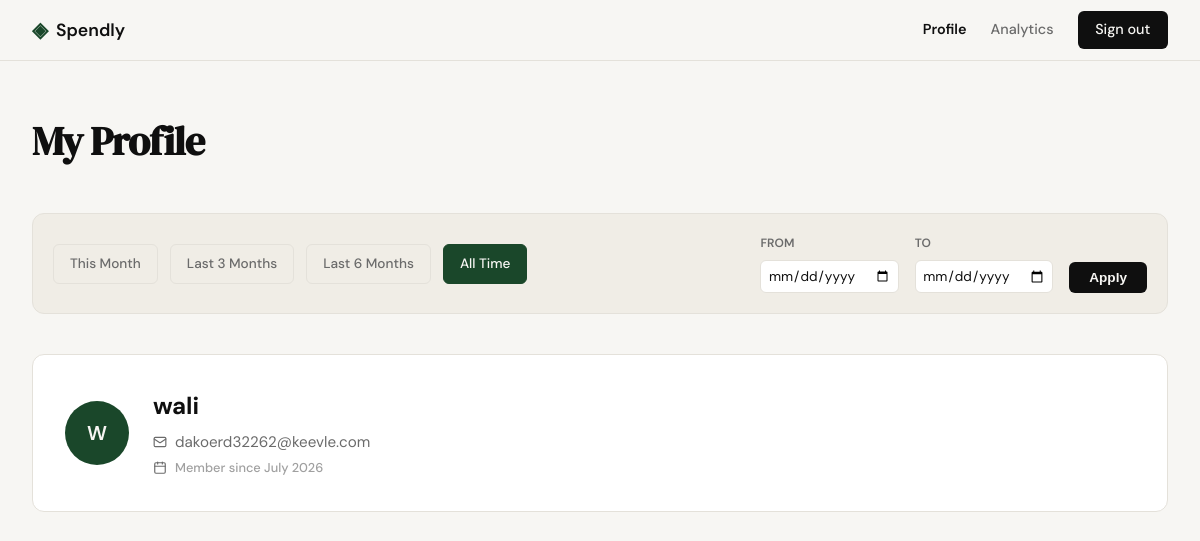
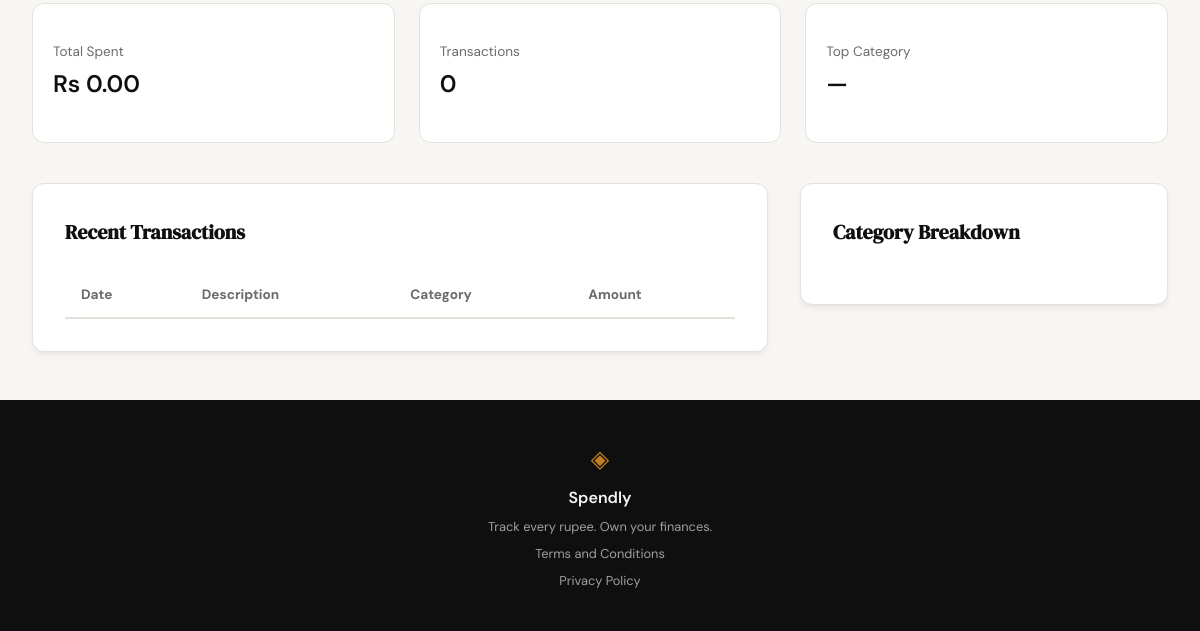
/profile (signed in), run on an earlier commit of the app's database (2 pictures, top to bottom).
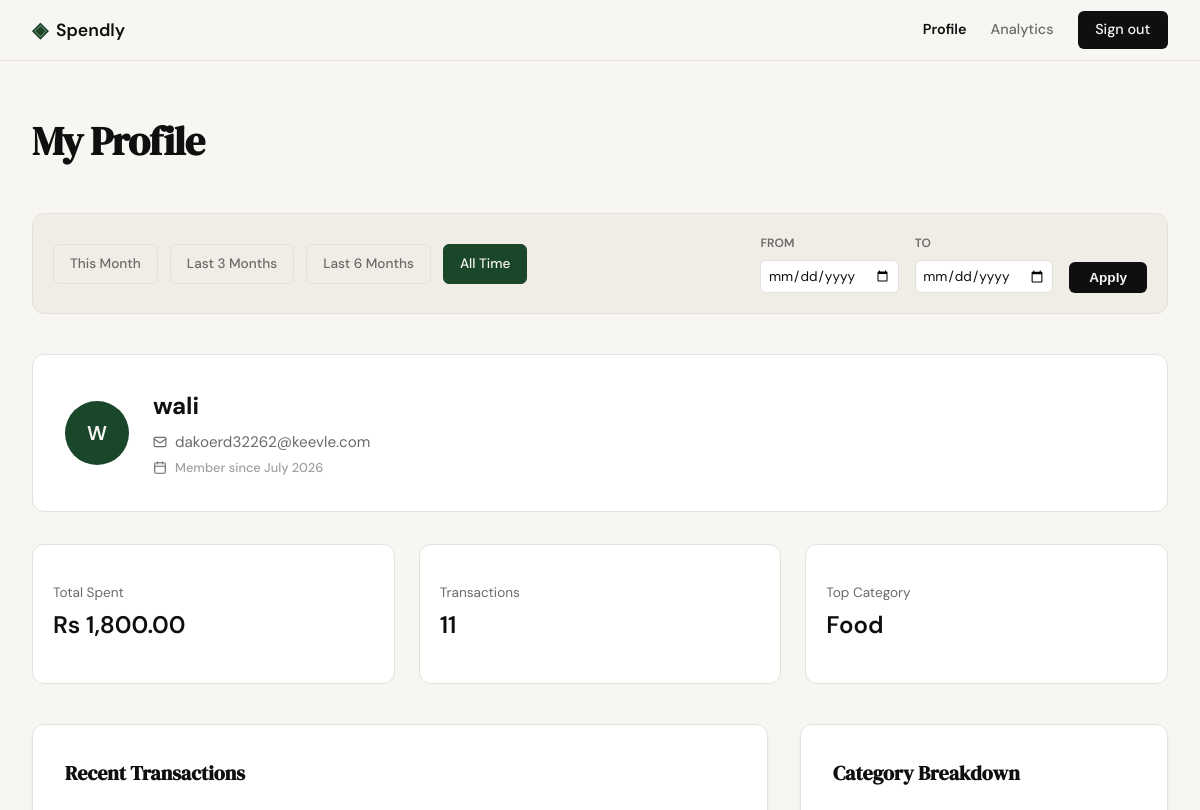
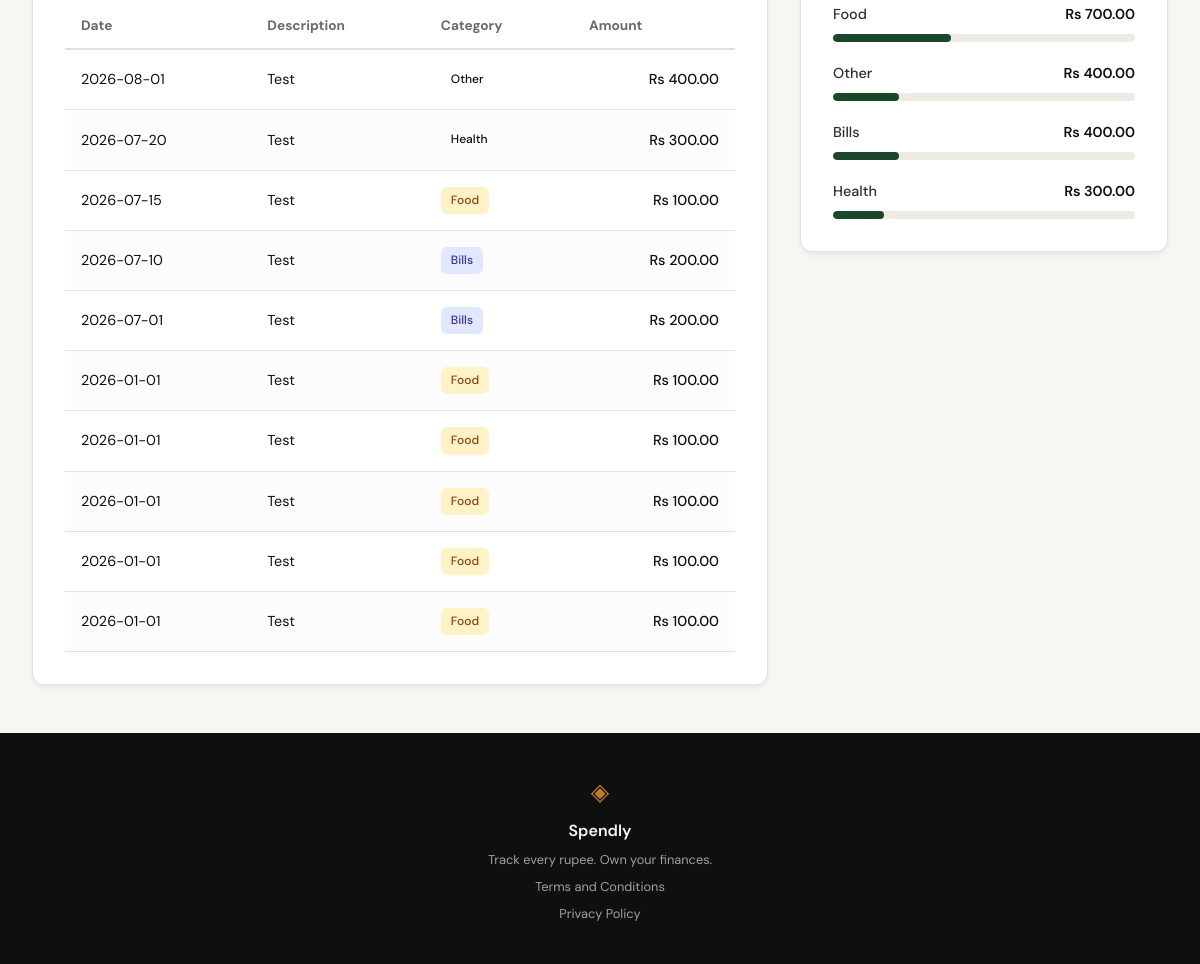
And on a later commit of the database (2 pictures, top to bottom).
### tables this page shows
CREATE TABLE users (
                id INTEGER PRIMARY KEY AUTOINCREMENT,
                name TEXT NOT NULL,
                email TEXT UNIQUE NOT NULL,
                password_hash TEXT NOT NULL,
                created_at TEXT DEFAULT (datetime('now'))
            );

CREATE TABLE expenses (
                id INTEGER PRIMARY KEY AUTOINCREMENT,
                user_id INTEGER NOT NULL,
                amount REAL NOT NULL,
                category TEXT NOT NULL,
                date TEXT NOT NULL,
                description TEXT,
                created_at TEXT DEFAULT (datetime('now')),
                FOREIGN KEY (user_id) REFERENCES users (id)
            );

### app.py (the view, shortened to what this page needs)
@app.route("/profile")
def profile():
    if not session.get("user_id"):
        flash("Please log in to access your profile.", "error")
        return redirect(url_for("login"))
    user_id = session["user_id"]
    date_from = request.args.get("date_from")
    date_to = request.args.get("date_to")
    validated_from = None
    validated_to = None
    today = datetime.now().date()
    presets = {
        "this_month": {
            "label": "This Month",
            "from": datetime(today.year, today.month, 1).date(),
            "to": today
        },
        "last_3_months": {
            "label": "Last 3 Months",
            "from": today - timedelta(days=90), # Approx 3 months
            "to": today
        },
        "last_6_months": {
            "label": "Last 6 Months",
            "from": today - timedelta(days=180), # Approx 6 months
            "to": today
        },
        "all_time": {
            "label": "All Time",
            "from": None,
            "to": None
        }
    }
    user_info = get_user_by_id(user_id)
    if not user_info:
        flash("User profile not found.", "error")
        return redirect(url_for("login"))
    stats = get_summary_stats(user_id, date_from=validated_from, date_to=validated_to)
    txs = get_recent_transactions(user_id, date_from=validated_from, date_to=validated_to)
    cats = get_category_breakdown(user_id, date_from=validated_from, date_to=validated_to)
    profile_data = {
        "user": {
            "name": user_info["name"],
            "email": user_info["email"],
            "initials": "".join([n[0].upper() for n in user_info["name"].split()]),
            "joined": user_info["member_since"]
        },
        "stats": {
            "total_spent": f"Rs {stats['total_spent']:,.2f}",
            "tx_count": stats["transaction_count"],
            "top_category": stats["top_category"]
        },
        "transactions": [
            {
                "date": tx["date"],
                "desc": tx["desc"],
                "category": tx["category"],
                "amount": f"Rs {tx['amount']:,.2f}"
            }
            for tx in txs
        ],
        "categories": [
            {
                "name": cat["name"],
                "amount": f"Rs {cat['amount']:,.2f}",
                "percent": cat["pct"]
            }
            for cat in cats
        ]
    }
    return render_template("profile.html", profile=profile_data, date_from=validated_from, date_to=validated_to, presets=presets)

### database/db.py (called while the page is built)
def get_db():
    conn = sqlite3.connect(DB_PATH)
    conn.row_factory = sqlite3.Row
    conn.execute("PRAGMA foreign_keys = ON")
    return conn

### database/queries.py (called while the page is built)
def get_user_by_id(user_id):
    with get_db() as conn:
        row = conn.execute('SELECT name, email, created_at FROM users WHERE id = ?', (user_id,)).fetchone()
        if not row:
            return None
        try:
            dt = datetime.strptime(row['created_at'], '%Y-%m-%d %H:%M:%S')
            member_since = dt.strftime('%B %Y')
        except (ValueError, TypeError):
            member_since = "Unknown"
        return {
            "name": row['name'],
            "email": row['email'],
            "member_since": member_since
        }

### templates/profile.html (shortened to what this page needs)
{% extends "base.html" %}
{% block content %}
<div class="profile-container">
    <header class="profile-header">
        <h1 class="profile-title">My Profile</h1>
    </header>
    <section class="profile-filter-bar">
        <div class="filter-presets">
            {% for id, preset in presets.items() %}
            <a href="{{ url_for('profile', date_from=preset.from, date_to=preset.to) }}"
               class="filter-btn {{ 'active' if (date_from == preset.from and date_to == preset.to) else '' }}">
                {{ preset.label }}
            </a>
            {% endfor %}
        </div>
        <form class="filter-custom-range" method="GET" action="{{ url_for('profile') }}">
            <div class="input-group">
                <label for="date_from">From</label>
                <input type="date" id="date_from" name="date_from" value="{{ date_from or '' }}">
            </div>
            <div class="input-group">
                <label for="date_to">To</label>
                <input type="date" id="date_to" name="date_to" value="{{ date_to or '' }}">
            </div>
            <button type="submit" class="btn-apply">Apply</button>
        </form>
    </section>
    <section class="profile-user-card">
        <div class="user-info-wrapper">
            <div class="avatar-circle">
                {{ profile.user.initials }}
            </div>
            <div class="user-details">
                <h2 class="user-name">{{ profile.user.name }}</h2>
                <div class="user-email-row">
                    <i data-lucide="mail" class="inline-icon"></i>
                    <span class="user-email">{{ profile.user.email }}</span>
                </div>
                <div class="user-meta-row">
                    <i data-lucide="calendar" class="inline-icon"></i>
                    <span class="user-meta">Member since {{ profile.user.joined }}</span>
                </div>
            </div>
        </div>
    </section>
    <section class="profile-stats-row">
        <div class="summary-card">
            <div class="stat-content">
                <span class="stat-label">Total Spent</span>
                <span class="stat-value">{{ profile.stats.total_spent }}</span>
            </div>
        </div>
        <div class="summary-card">
            <div class="stat-content">
                <span class="stat-label">Transactions</span>
                <span class="stat-value">{{ profile.stats.tx_count }}</span>
            </div>
        </div>
        <div class="summary-card">
            <div class="stat-content">
                <span class="stat-label">Top Category</span>
                <span class="stat-value">{{ profile.stats.top_category }}</span>
            </div>
        </div>
    </section>
    <div class="profile-grid">
        <section class="profile-section">
            <div class="dashboard-card">
                <h3 class="section-title">Recent Transactions</h3>
                <div class="table-responsive">
                    <table class="dashboard-table">
                        <thead>
                            <tr>
                                <th>Date</th>
                                <th>Description</th>
                                <th>Category</th>
                                <th class="text-right">Amount</th>
                            </tr>
                        </thead>
                        <tbody>
                            {% for tx in profile.transactions %}
                            <tr>
                                <td>{{ tx.date }}</td>
                                <td>{{ tx.desc }}</td>
                                <td>
                                    <span class="category-badge badge-{{ tx.category|lower }}">
                                        {{ tx.category }}
                                    </span>
                                </td>
                                <td class="text-right amount">{{ tx.amount }}</td>
                            </tr>
                            {% endfor %}
                        </tbody>
                    </table>
                </div>
            </div>
        </section>
        <section class="profile-section">
            <div class="dashboard-card">
                <h3 class="section-title">Category Breakdown</h3>
                <div class="category-list">
                    {% for cat in profile.categories %}
                    <div class="category-item">
                        <div class="category-info">
                            <span class="cat-name">{{ cat.name }}</span>
                            <span class="cat-amount">{{ cat.amount }}</span>
                        </div>
                        <div class="progress-bar-container">
                            <div class="progress-bar" style="width: {{ cat.percent }}%;"></div>
                        </div>
                    </div>
                    {% endfor %}
                </div>
            </div>
        </section>
    </div>
</div>
{% endblock %}

### templates/base.html (shortened to what this page needs)
<!DOCTYPE html>
<html lang="en">
<head>
    <link rel="stylesheet" href="{{ url_for('static', filename='css/style.css') }}">
</head>
<body>
    {% set flashed_messages = get_flashed_messages(with_categories=true) %}
    <nav class="navbar">
        <div class="nav-inner">
            <a href="{{ url_for('landing') }}" class="nav-brand">
                <span class="brand-icon">◈</span>
                <span class="brand-name">Spendly</span>
            </a>
            <div class="nav-links">
                {% if session.get("user_id") %}
                    <a href="{{ url_for('profile') }}" class="{{ 'active' if request.endpoint == 'profile' }}">Profile</a>
                    <a href="{{ url_for('analytics') }}" class="{{ 'active' if request.endpoint == 'analytics' }}">Analytics</a>
                    <a href="{{ url_for('logout') }}" class="nav-cta">Sign out</a>
                {% else %}
                    <a href="{{ url_for('login') }}">Sign in</a>
                    <a href="{{ url_for('register') }}" class="nav-cta">Get started</a>
                {% endif %}
            </div>
        </div>
    </nav>
    <main class="main-content">
        {% block content %}{% endblock %}
    </main>
    <footer class="footer">
        <div class="footer-inner">
            <span class="brand-icon">◈</span>
            <span class="footer-name">Spendly</span>
            <p class="footer-copy">Track every rupee. Own your finances.</p>
            <a href="/terms">Terms and Conditions</a>
            <a href="/privacy">Privacy Policy</a>
        </div>
    </footer>
</body>
</html>

What changed in the data, as far as the page shows it:
added expenses: date "2026-08-01", desc "Test", category "Other", amount "Rs 400.00"
added expenses: date "2026-07-20", desc "Test", category "Health", amount "Rs 300.00"
added expenses: date "2026-07-15", desc "Test", category "Food", amount "Rs 100.00"
added expenses: date "2026-07-10", desc "Test", category "Bills", amount "Rs 200.00"
added expenses: date "2026-07-01", desc "Test", category "Bills", amount "Rs 200.00"
added expenses: date "2026-01-01", desc "Test", category "Food", amount "Rs 100.00"
added expenses: date "2026-01-01", desc "Test", category "Food", amount "Rs 100.00"
added expenses: date "2026-01-01", desc "Test", category "Food", amount "Rs 100.00"
added expenses: date "2026-01-01", desc "Test", category "Food", amount "Rs 100.00"
added expenses: date "2026-01-01", desc "Test", category "Food", amount "Rs 100.00"
Also different on the page:
{{ profile.stats.total_spent }}: "Rs 0.00" → "Rs 1,800.00"
{{ profile.stats.tx_count }}: "0" → "11"
{{ profile.stats.top_category }}: "—" → "Food"
new list line: "Food Rs 700.00"
new list line: "Other Rs 400.00"
new list line: "Bills Rs 400.00"
new list line: "Health Rs 300.00"
